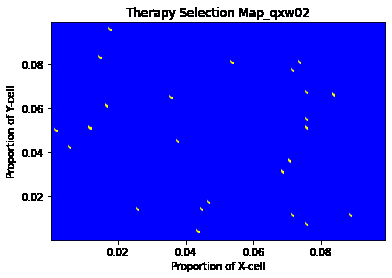
%> input picture 6_ParaTherapy/FigCalcu/qxw02.png, 392 x 278 px
$ octave qxw02.m   (GNU Octave 9; MATLAB toolbox functions it lacks are replaced by stand-ins)
%> lines starting %> are read from the running program, lines starting %| are printed output that depends on the picture
clear,clc
a=imread('qxw02.png'); % input fig
%> a is the input picture: size 278x392x3 uint8; mean R, G, B 77.8, 77.8, 246.6
a=double(a);
%> a: size 278x392x3 double
R=a(:,:,1);
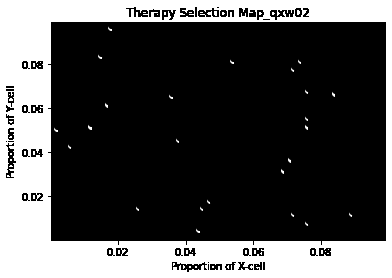
%> R: size 278x392 double; min 0, max 255, mean 77.8
G=a(:,:,2);
B=a(:,:,3);
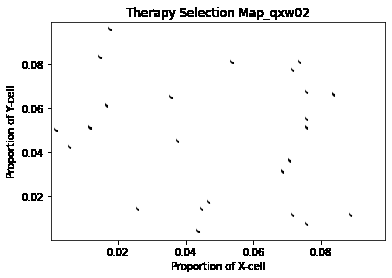
%> B: size 278x392 double; min 0, max 255, mean 246.6
sz = size(a);
%> sz = [278 392 3]
com=0;
erlo=0;
osi=0;
for i=1:sz(1)*sz(2)
    if R(i)==255 && G(i)==0 && B(i)==0
        com=com+1;
    elseif R(i)==255 && G(i)>=253 && B(i)==0
        erlo=erlo+1;
    elseif R(i)==0 && G(i)==0 && B(i)==255
        osi = osi+1
    end
end
%> after the loop, com = 0; erlo = 44; osi = 71861
Erlo = erlo/(com+erlo+osi)
%> Erlo = 0.000612
Osi = osi/(com+erlo+osi)
%> Osi = 0.999
Com = com/(com+erlo+osi) % output result
%> Com = 0

$ run again, with 6_ParaTherapy/FigCalcu/qxw0001.png copied over 6_ParaTherapy/FigCalcu/qxw02.png
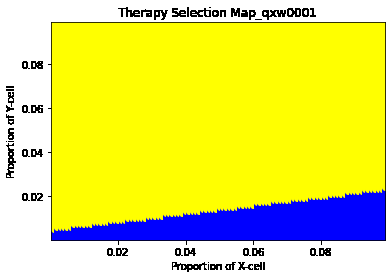
%> input picture 6_ParaTherapy/FigCalcu/qxw0001.png, 392 x 278 px
%> a is the input picture: size 278x392x3 uint8; mean R, G, B 224, 224, 99.9
%> a: size 278x392x3 double
%> `R=a(:,:,1);`:
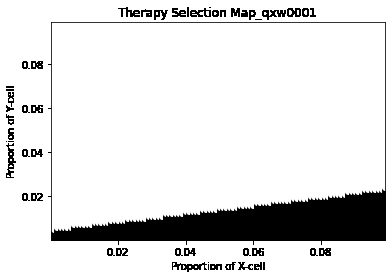
%> R: size 278x392 double; min 0, max 255, mean 224
%> `B=a(:,:,3);`:
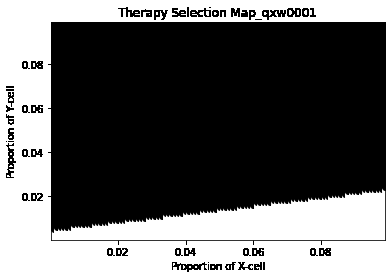
%> B: size 278x392 double; min 0, max 255, mean 99.9
%> after the loop `for i=1:sz(1)*sz(2)`: com = 0; erlo = 62163; osi = 9352
%> Erlo = 0.869
%> Osi = 0.131
%> Com = 0
